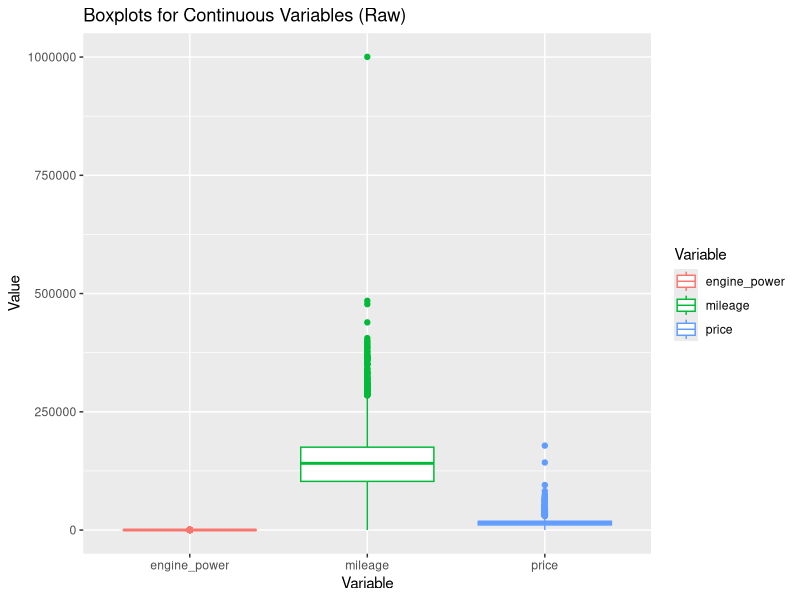
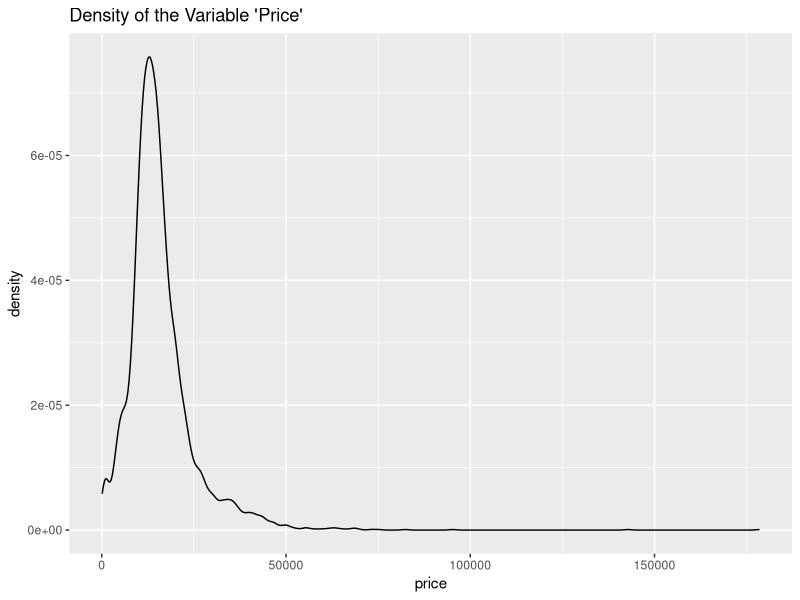
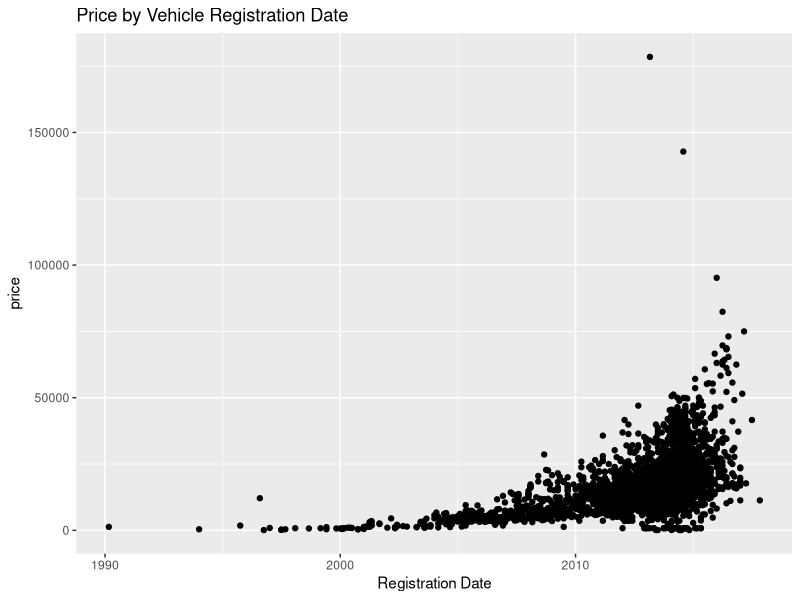
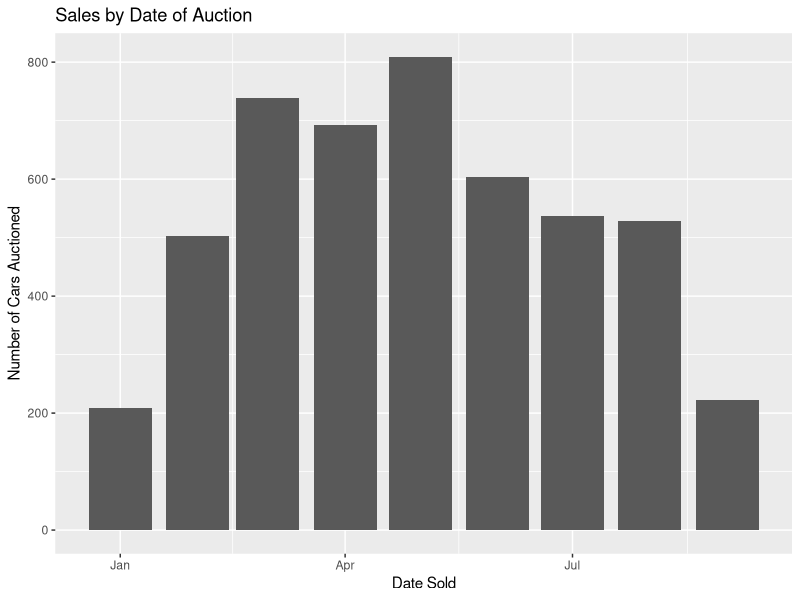
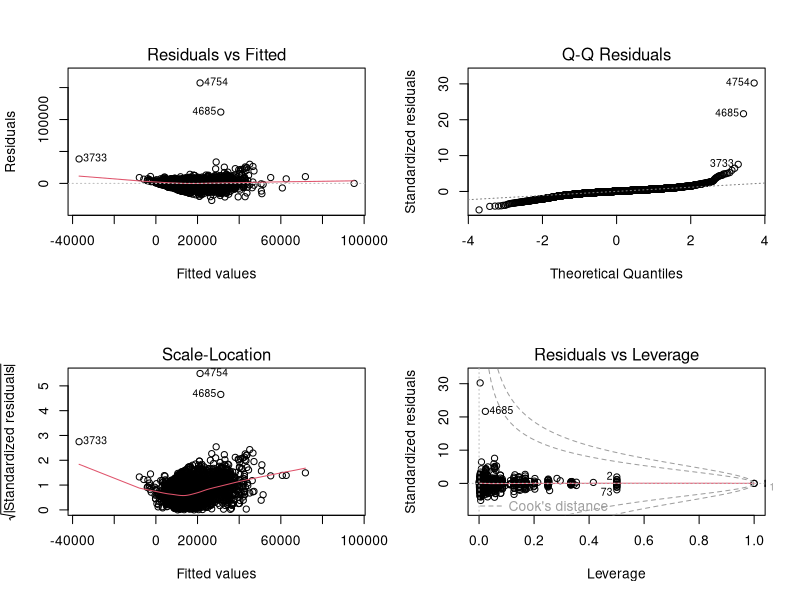
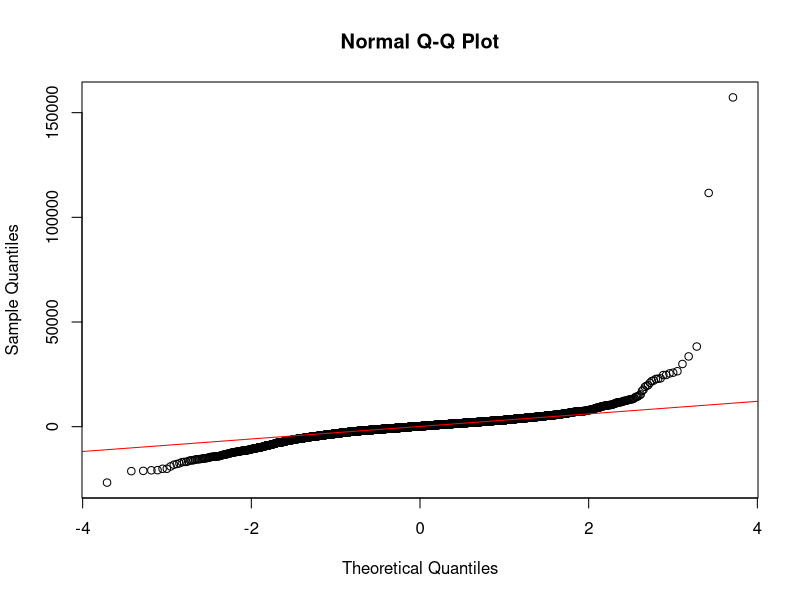
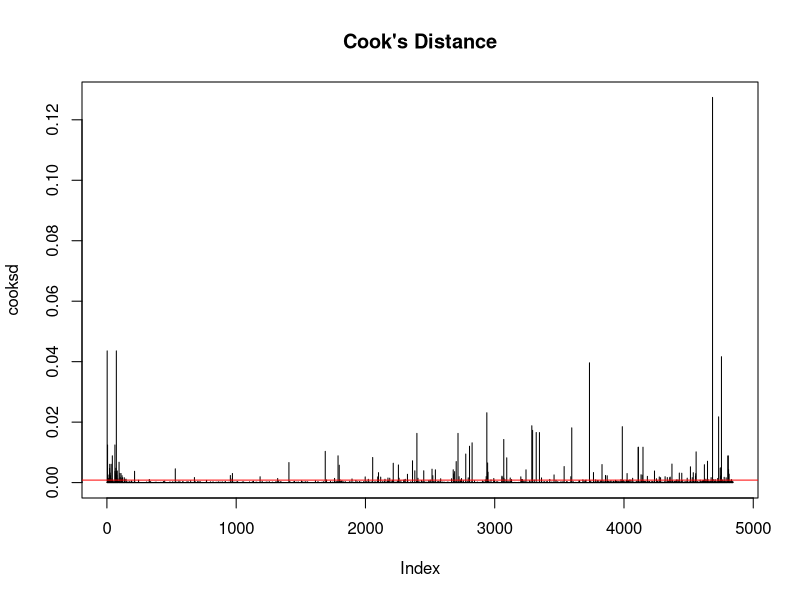
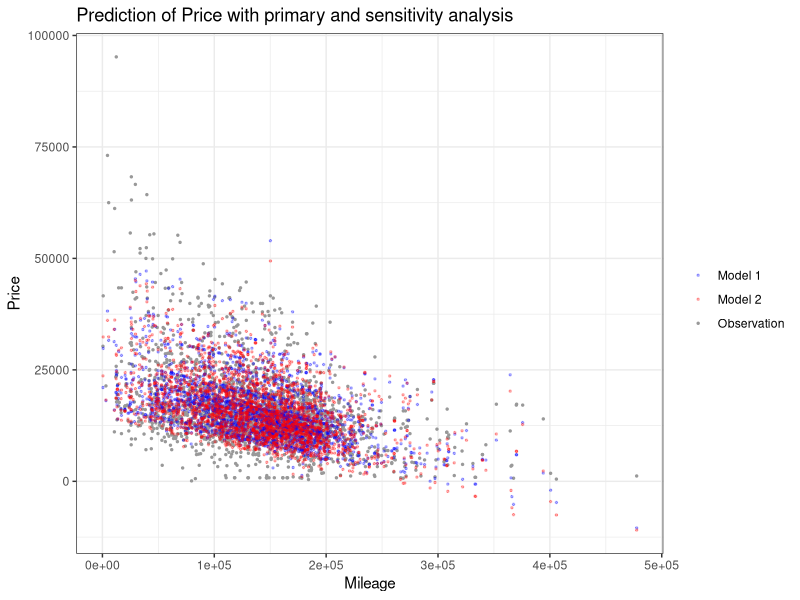

Source code (R) for these figures, in order:
## ---- chunk 1
knitr::opts_chunk$set(
  echo = TRUE,    # Show the R code in the final output.
  fig.pos = "!h"  # Suggests to position figures "here" in the output.
)
## ---- chunk 2
mylibrary <- c("tidyverse", "cowplot", "GGally", "MASS", "ggplot2", "glmnet", "data.table")
invisible(lapply(mylibrary, library, character.only = TRUE))
### load the data
dat_bmw <- read.csv("BMWpricing_updated.csv")
## ---- chunk 3
par(mfrow=c(2,2))
dat_bmw[,c("price", "mileage", "engine_power")]|>
  pivot_longer(everything(), values_to = "Value", names_to = "Variable") |>
  ggplot() + geom_boxplot(aes(x=Variable, y=Value, color=Variable)) +
  labs(title = "Boxplots for Continuous Variables (Raw)")

dat_bmw|>
  ggplot() + geom_density(aes(x=price)) +
  labs(title = "Density of the Variable 'Price'")

dat_bmw|>
  ggplot(aes(x = as.Date(registration_date, format = "%m/%d/%Y"), y = price)) +
  geom_point() + 
  labs(title = "Price by Vehicle Registration Date") +
  xlab("Registration Date")

dat_bmw|>
  ggplot(aes(x = as.Date(sold_at, format = "%m/%d/%Y"))) +
  geom_bar() + 
  labs(title = "Sales by Date of Auction") +
  xlab("Date Sold") +
  ylab("Number of Cars Auctioned")
  
## ---- chunk 4
dat_bmw_clean <- dat_bmw|>
  filter(mileage < 500000 & mileage > 0)|>
  filter(price < 100000)|>
  filter(engine_power != 0)
  
head(dat_bmw_clean)
## ---- chunk 5

# Correct model using your data frame name
model_full <- lm(price ~ mileage + engine_power + paint_color + model_key, data = dat_bmw)

# View model results
summary(model_full)

# Generate diagnostic plots
par(mfrow = c(2, 2))  # Arrange plots in a 2x2 grid
plot(model_full)
par(mfrow = c(1, 1))  # Reset layout

# Q-Q Plot for Normality
qqnorm(resid(model_full))
qqline(resid(model_full), col = "red")

# Shapiro-Wilk test for normality
shapiro.test(resid(model_full))  


# Install 'car' package if necessary
# install.packages("car")

library(car)
vif(model_full)  # Compute Variance Inflation Factor (VIF)

# Compute Cook’s Distance
cooksd <- cooks.distance(model_full)

# Plot Cook’s Distance
plot(cooksd, type = "h", main = "Cook's Distance")
abline(h = 4/(nrow(dat_bmw)), col = "red")  # Threshold line

## ---- chunk 6
dat_bmw2 <- dat_bmw_clean[complete.cases(dat_bmw_clean), c("price", "mileage", "engine_power", "paint_color", "model_key", paste0("feature_", 1:8))] #4840 --> 4838
##re-group model key variable due to its messy classification
dat_bmw2$model_key2 <- ifelse(dat_bmw2$model_key %like% "X", "X", 
                          ifelse(dat_bmw2$model_key %like% "Z", "Z",
                                 ifelse(dat_bmw2$model_key %like% "M", "M",
                                        ifelse(dat_bmw2$model_key %like% "i", "i", "others"
                                        ))))
## ---- chunk 7
set.seed(2025)
group <- split(sample(1:nrow(dat_bmw2)),rep(1:2, times=c(nrow(dat_bmw2)/2, nrow(dat_bmw2)/2)))

dat_train <- dat_bmw2[group$`1`, ]
dat_test <- dat_bmw2[group$`2`, ]

## fit mod2 to the training data ##
model_full2 <- lm(price ~ mileage + engine_power + paint_color + model_key2, data = dat_bmw2)
summary(model_full2)
model_full_train <- lm(price ~ mileage + engine_power + paint_color + model_key2, data = dat_train)
summary(model_full_train)
## ---- chunk 8
## transfer categorical to dummy variables
X_train <- model.matrix(price ~ ., data = dat_train[,-5])[,-c(1)] ## remove intercept

cvfit_elas <- cv.glmnet(X_train, dat_train$price, alpha = 0.5,
                        penalty.factor = c(rep(0, 11),rep(1,8),rep(0,4)))
cvfit_elas$lambda.min #14.58556
cvfit_elas$lambda.1se #344.8741

model_elas0 <- glmnet(X_train, dat_train$price, alpha = 0.5, lambda = cvfit_elas$lambda.min,
               penalty.factor = c(rep(0, 11),rep(1,8),rep(0,4)))

coef_model_elas <- data.frame(matrix(predict(model_elas0,type="coef"))) %>% mutate("predictor" = predict(model_elas0,type="coef")@Dimnames[[1]])
colnames(coef_model_elas)[1] <- "beta"
## ---- chunk 9
model_2 <- lm(price ~ mileage + engine_power + paint_color + model_key2 + feature_1 + feature_2 + feature_3 + feature_4 + feature_5 + feature_6 + feature_7 + feature_8, data = dat_train)
summary(model_2)

#### comparison between model_full_train and model 2 ####
anova(model_full_train, model_2)
## ---- chunk 10
#### predict new data using model_full_train and model 2 ####
dat_test$price_new1 <- predict(model_full_train, newdata = dat_test[,-1])
dat_test$price_new2 <- predict(model_2, newdata = dat_test[,-c(1,15)])


#### performance on predicting ####
dat_predict <- dat_test[,c("price", "mileage", "price_new1", "price_new2")]
## R^2
fun_r2 <- function(obe, pred){
  rss <- sum((obe-pred)^2)
  sst <- sum((obe-mean(obe))^2)
  r2 <- 1 - rss/sst
  
  return(r2)
}
fun_r2(dat_predict$price, dat_predict$price_new1)
fun_r2(dat_predict$price, dat_predict$price_new2)

## MSE
fun_mse <- function(obe, pred){
  mse <- (sum((obe-pred)^2))/length(pred)
  
  return(mse)
}

fun_mse(dat_predict$price, dat_predict$price_new1)
fun_mse(dat_predict$price, dat_predict$price_new2)

## MAE
fun_mae <- function(obe, pred){
  mse <- (sum(abs(obe-pred)))/length(pred)
  
  return(mse)
}
fun_mae(dat_predict$price, dat_predict$price_new1)
fun_mae(dat_predict$price, dat_predict$price_new2)

summary(dat_predict$price)
summary(dat_predict$price_new1)
summary(dat_predict$price_new2)
## ---- chunk 11
dat_predict$price <- as.numeric(dat_predict$price)
dat_predict$mileage <- as.numeric(dat_predict$mileage)

ggplot() +
  geom_point(data = dat_predict, aes(x = mileage, y = price, color = "Observation"), size = 0.5) +
  geom_point(data = dat_predict, aes(x = mileage, y = price_new1, color = "Model 1"), alpha = 0.3, size = 0.5) +
  geom_point(data = dat_predict, aes(x = mileage, y = price_new2, color = "Model 2"), alpha = 0.3, size = 0.5) +
  labs(title = "Prediction of Price with primary and sensitivity analysis") +
  xlab("Mileage") +
  ylab("Price") +
  scale_color_manual(name = element_blank(), values = c("Observation" = "grey60", "Model 1" = "blue", "Model 2" = "red")) +
  theme_bw()
## ---- chunk 12
dat_bmw_clean <- dat_bmw_clean|>
  mutate(age = 2018 - year(as.Date(registration_date, format = "%m/%d/%Y")))|>
  mutate(series = substr(model_key, 1, 1))

# remove series with only 1 or 2 cars belonging
series_types = c(unique(dat_bmw_clean$series)[1:7], unique(dat_bmw_clean$series)[8:10])

coefs = c()

for(i in seq(1:length(series_types))){
  temp.df <- dat_bmw_clean|>
    filter(series == series_types[i])
  temp.lm <- lm(log(price) ~ age, data = temp.df)
  coefs = c(coefs, coef(temp.lm)[2])
  
}
rm(temp.df)
rm(temp.lm)

coefs
## ---- chunk 13
length(unique(dat_bmw$model_key))
unique(dat_bmw$paint_color)
unique(dat_bmw$fuel)

range(as.Date(dat_bmw$registration_date, format = "%m/%d/%Y"), na.rm=T)
range(as.Date(dat_bmw$sold_at, format = "%m/%d/%Y"), na.rm=T)

min(dat_bmw$mileage)
min(dat_bmw$engine_power)
min(dat_bmw$price)

median(dat_bmw$price)
range(dat_bmw$engine_power)

mean(dat_bmw$feature_1 == T)
mean(dat_bmw$feature_2 == T)
mean(dat_bmw$feature_3 == T)
mean(dat_bmw$feature_4 == T)
mean(dat_bmw$feature_5 == T)
mean(dat_bmw$feature_6 == T)
mean(dat_bmw$feature_7 == T)
mean(dat_bmw$feature_8 == T)

coef(lm(dat_bmw$price ~ dat_bmw$feature_7))

max(dat_bmw$mileage)
